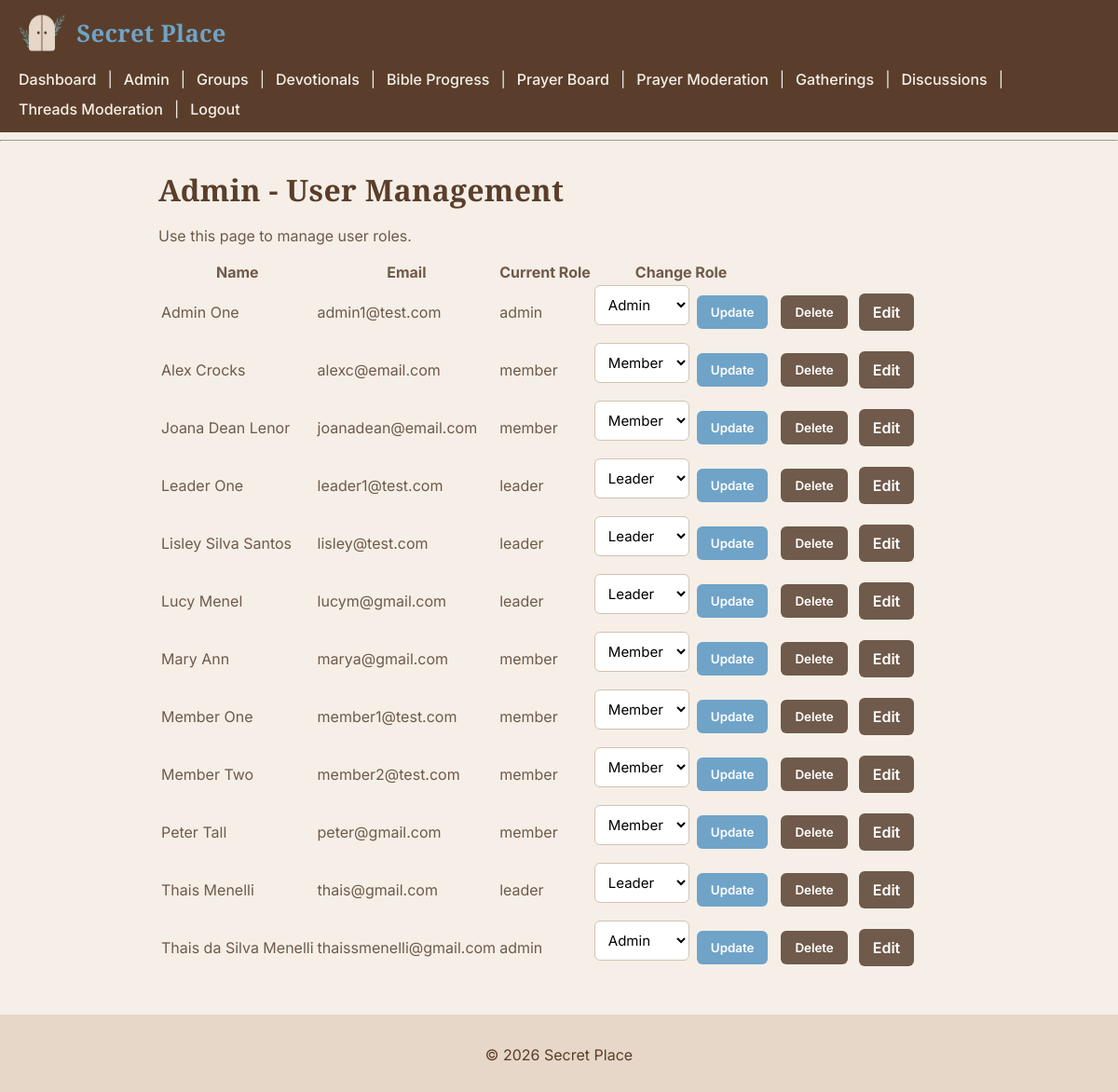
The app's page /admin/users (signed in), older data.
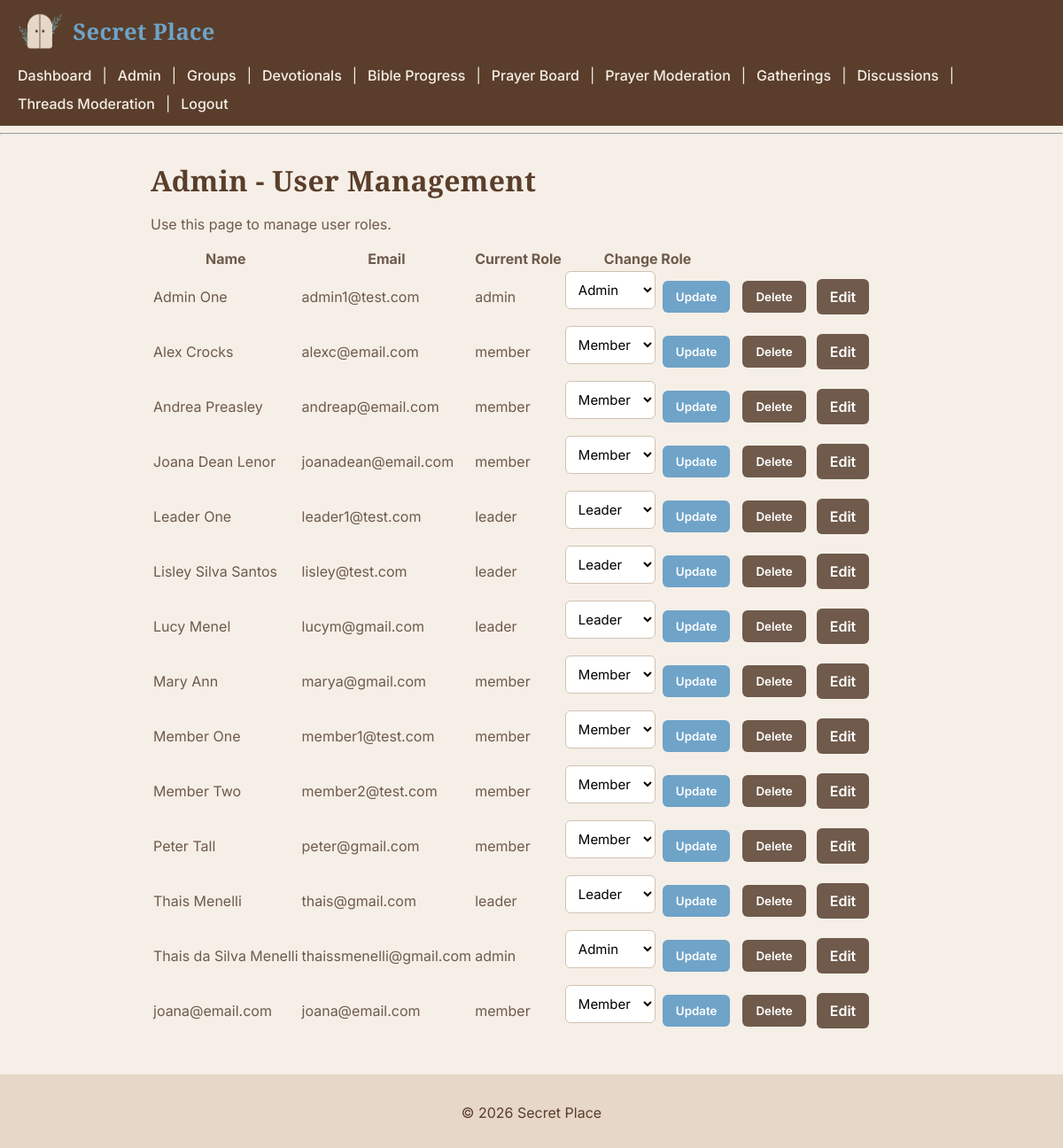
The same page, newer data.
### tables this page shows
CREATE TABLE users (
    id INTEGER PRIMARY KEY AUTOINCREMENT,
    name TEXT NOT NULL,
    email TEXT UNIQUE NOT NULL,
    password TEXT NOT NULL,
    role TEXT DEFAULT 'member'
, is_active INTEGER DEFAULT 1);

### routes/admin.py (the view)
@admin_bp.route("/users")
def admin_users():
    if not admin_required():
        flash("Access denied. Admin only.", "danger")
        return redirect(url_for("dashboard.dashboard"))
    conn = connect_db()
    c = conn.cursor()
    c.execute("""
        SELECT id, name, email, role
        FROM users
        WHERE is_active = 1
        ORDER BY name ASC
    """)
    users = c.fetchall()
    conn.close()
    return render_template("admin_users.html", users=users)

### routes/admin.py (called while the page is built)
def admin_required():
    return session.get("user_role") == "admin"

### sqlite_db.py (called while the page is built)
def connect_db():
    return sqlite3.connect(Config.DATABASE)

### templates/admin_users.html (shortened to what this page needs)
{% extends "layout.html" %}
{% block content %}
<div class="container">
    <h1>Admin - User Management</h1>
    <p>Use this page to manage user roles.</p>
    <table>
        <thead>
            <tr>
                <th>Name</th>
                <th>Email</th>
                <th>Current Role</th>
                <th>Change Role</th>
            </tr>
        </thead>
        <tbody>
            {% for user in users %}
            <tr>
                <td>{{ user[1] }}</td>
                <td>{{ user[2] }}</td>
                <td>{{ user[3] }}</td>
                <td>
                    <form method="POST" action="{{ url_for('admin.update_user_role', user_id=user[0]) }}" style="display: flex; gap: 8px; align-items: center;">
                        <select name="role">
                            <option value="member" {% if user[3] == "member" %}selected{% endif %}>Member</option>
                            <option value="leader" {% if user[3] == "leader" %}selected{% endif %}>Leader</option>
                            <option value="admin" {% if user[3] == "admin" %}selected{% endif %}>Admin</option>
                        </select>
                        <button type="submit">Update</button>
                    </form>
                </td>
                <td>
                    <button type="button" class="btn btn-secondary" data-confirm="Are you sure you want to deactivate this user?" data-form="delete-user-{{ user[0] }}">Delete</button>
                </td>
                <td>
                    <a href="{{ url_for('admin.edit_user', user_id=user[0]) }}" class="btn btn-secondary" style="margin-left:8px;">Edit</a>
                </td>
            </tr>
            {% endfor %}
        </tbody>
    </table>
</div>
{% endblock %}

Row changes from the older to the newer data that the page shows:
added users: name "Andrea Preasley", email "andreap@email.com", role "member", role "Member"
added users: name "joana@email.com", email "joana@email.com", role "member", role "Member"
